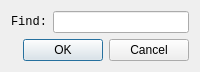
<?xml version="1.0" encoding="UTF-8"?>
<ui version="4.0">
 <class>findwindow</class>
 <widget class="QDialog" name="findwindow">
  <property name="geometry">
   <rect>
    <x>0</x>
    <y>0</y>
    <width>200</width>
    <height>50</height>
   </rect>
  </property>
  <property name="windowTitle">
   <string>Find</string>
  </property>
  <property name="windowIcon">
   <iconset>
    <normaloff>icon.ico</normaloff>icon.ico</iconset>
  </property>
  <layout class="QVBoxLayout" name="verticalLayout">
   <item>
    <layout class="QHBoxLayout" name="horizontalLayout_6">
     <item>
      <widget class="QLabel" name="findLabel">
       <property name="font">
        <font>
         <family>Monospace</family>
        </font>
       </property>
       <property name="text">
        <string>Find:</string>
       </property>
      </widget>
     </item>
     <item>
      <widget class="QLineEdit" name="findEdit"/>
     </item>
    </layout>
   </item>
   <item>
    <layout class="QHBoxLayout" name="horizontalLayout_7">
     <item>
      <widget class="QDialogButtonBox" name="buttonBox">
       <property name="orientation">
        <enum>Qt::Horizontal</enum>
       </property>
       <property name="standardButtons">
        <set>QDialogButtonBox::Cancel|QDialogButtonBox::Ok</set>
       </property>
       <property name="centerButtons">
        <bool>false</bool>
       </property>
      </widget>
     </item>
    </layout>
   </item>
  </layout>
 </widget>
 <resources/>
 <connections>
  <connection>
   <sender>buttonBox</sender>
   <signal>accepted()</signal>
   <receiver>findwindow</receiver>
   <slot>accept()</slot>
   <hints>
    <hint type="sourcelabel">
     <x>248</x>
     <y>254</y>
    </hint>
    <hint type="destinationlabel">
     <x>157</x>
     <y>274</y>
    </hint>
   </hints>
  </connection>
  <connection>
   <sender>buttonBox</sender>
   <signal>rejected()</signal>
   <receiver>findwindow</receiver>
   <slot>reject()</slot>
   <hints>
    <hint type="sourcelabel">
     <x>316</x>
     <y>260</y>
    </hint>
    <hint type="destinationlabel">
     <x>286</x>
     <y>274</y>
    </hint>
   </hints>
  </connection>
 </connections>
</ui>
